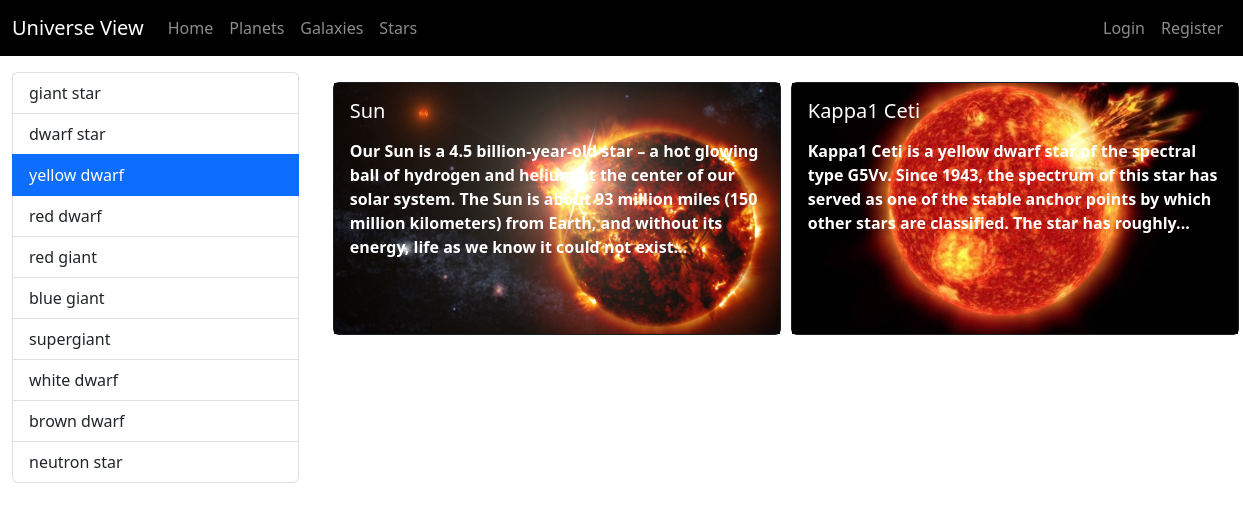
The app's page /category/yellow-dwarf with its own data.
### blog/models.py (models this page shows, shortened)
class Category(models.Model):
    name = models.CharField(max_length=50)
    slug = models.SlugField(null= False,blank = True,unique=True,db_index=True, editable= False)
    type = models.ForeignKey(Type,null=True, on_delete=models.CASCADE)

class Blog(models.Model):
    name = models.CharField(max_length=100)
    image = models.ImageField(upload_to="blogs")
    description = RichTextField()
    is_active = models.BooleanField(default=False)
    is_home = models.BooleanField(default=False)
    slug = models.SlugField(null= False,blank = True,unique=True,db_index=True, editable= False)
    category = models.ForeignKey(Category,null= True, on_delete=models.CASCADE)
    type = models.ForeignKey(Type,null= True, on_delete=models.CASCADE)

### blog/views.py (the view, shortened to what this page needs)
# urls.py: path("category/<slug:slug>", views.categories,name="categories"),
def categories(request,slug):
        print(slug)
        if (str(Category.objects.get(slug = slug).type) == "planet"):
            context = {
            "blogs" : Blog.objects.filter(category__slug = slug, type = 4),
            "categories" : Category.objects.filter(type = 4),
            "selected_category": slug,
            }
            return render(request, "blog/planets.html",context)
        elif (str(Category.objects.get(slug = slug).type) == "star"):
            context = {
            "blogs" : Blog.objects.filter(category__slug = slug, type = 5),
            "categories" : Category.objects.filter(type = 5),
            "selected_category": slug,
            }
            return render(request,  "blog/stars.html",context)

### blog/models.py (called while the page is built)
    def __str__(self):
        return f"{self.name}"

### blog/templates/blog/stars.html (shortened to what this page needs)
{% extends 'base.html' %}
{% load static %}
{% block css_files %}
    <link rel = "stylesheet" href= "{% static 'blog/css/blogsStyle.css' %}">
{% endblock %}
{% block content %}
<div class="container-fluid">
    <div class = "row">
        <div class = "col-3 mt-3">
            <div class="list-group">
                {% for category  in categories %}
                     {% if category.slug == selected_category  %}
                            <a class="list-group-item list-group-item-action active" href="{% url 'categories' category.slug %}">{{category.name}}</a>
                    {% else %}
                            <a class="list-group-item list-group-item-action" href="{% url 'categories' category.slug %}">{{category.name}}</a>
                    {% endif %}
                {% endfor %}
            </div>
        </div>
        <div class = "col-9 mt-3">
                {% if blogs|length > 0 %}
                <div class = "grid-container">
                    {% for blog in blogs %}
                    {% if blog.is_active %}
                        {% include 'blog/partials/card.html' %}
                </div>
                    {% endif %}
                    {% endfor %}
                {% else %}
                    <div class = "alert alert-warning">
                        No Planets
                    </div>
                {% endif %}
        </div>
    </div>
{% endblock %}

### blog/templates/blog/partials/card.html
{% load static %}
<div class = "grid-item">
    <a class="list-group-item list-group-item-action" href="{% url 'blog_details' blog.slug %}">
        <div class="card text-bg-dark" style="width: 28rem;" >
            <img src="{{ blog.image.url }}"  class="img-fluid" alt="" >
            <div class="card-img-overlay">
                <h5 class="card-title">
                    {{ blog.name|title }}
                </h5>
                <p class="card-text">{{blog.description|slice:"0:256"|safe}}...</p>
        </div>
    </a>
</div>

### blog/static/blog/css/blogsStyle.css (style rules this page uses)
a { color: inherit; }
.grid-container { display: grid; grid-template-columns: auto auto auto; padding: 5px; }
.grid-item { background-color: rgba(255, 255, 255, 0); padding: 5px; font-weight: bold; -webkit-text-stroke: 0px #fff; }

### records on screen
Category: name "giant star"
Category: name "dwarf star"
Category: name "yellow dwarf"
Category: name "red dwarf"
Category: name "red giant"
Category: name "blue giant"
Category: name "supergiant"
Category: name "white dwarf"
Category: name "brown dwarf"
Category: name "neutron star"
Blog: image (picture), name "Sun", description "Our Sun is a 4.5 billion-year-old star – a hot glowing ball of hydrogen and helium at the center of our solar system. The Sun is about 93 million miles (150 million kilometers) from Earth, and without its energy, life as we know it could not exist"
Blog: image (picture), name "Kappa1 Ceti", description "Kappa1 Ceti is a yellow dwarf star of the spectral type G5Vv. Since 1943, the spectrum of this star has served as one of the stable anchor points by which other stars are classified. The star has roughly"
